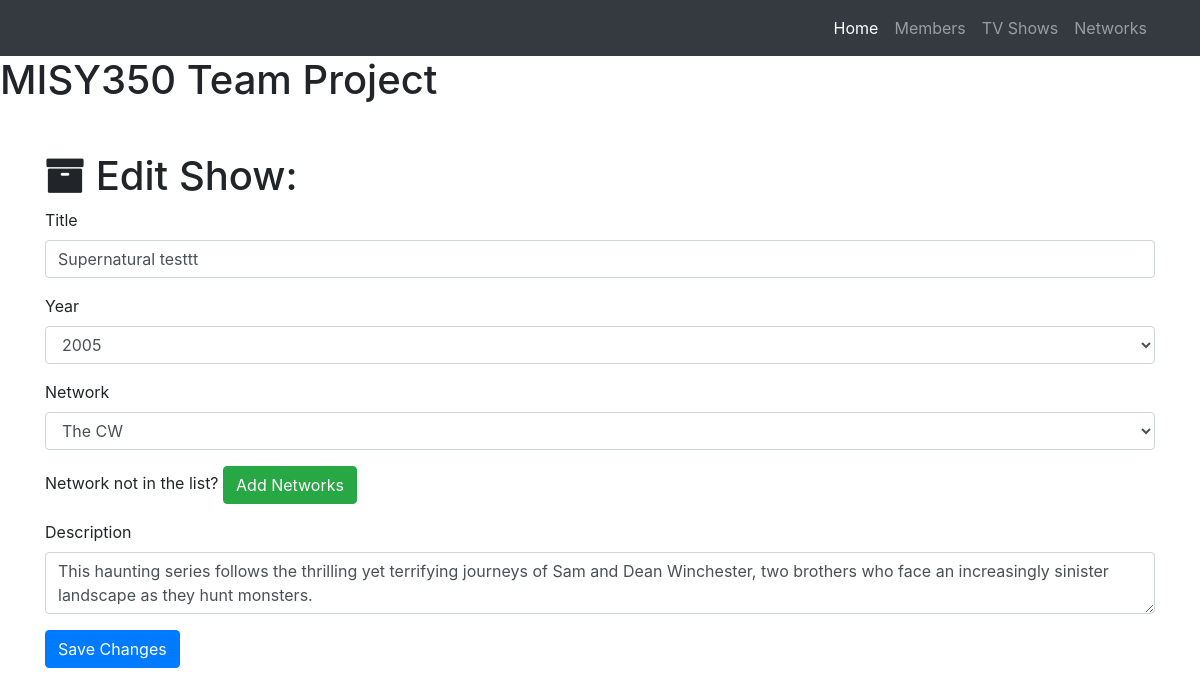
/tvshow/edit/1, run on an earlier commit of the app's database.
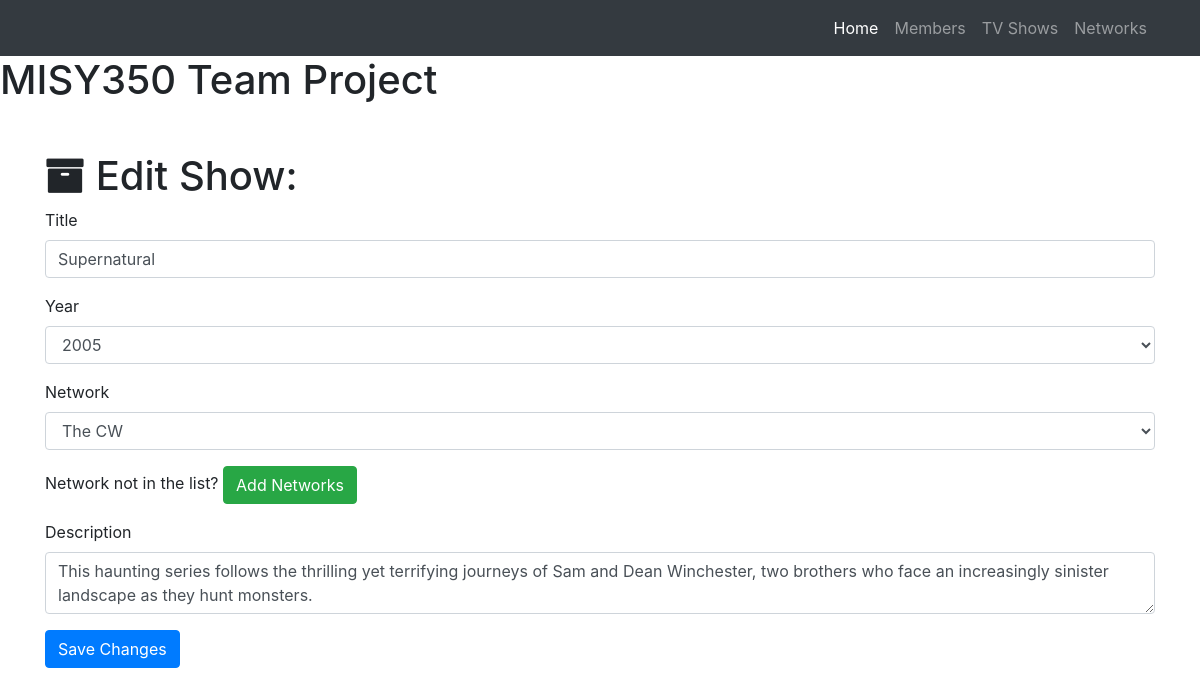
And on a later commit of the database.
### project.py (models this page shows)
class Show(db.Model):
    __tablename__ = 'shows'
    id = db.Column(db.Integer, primary_key=True)
    title = db.Column(db.String(256))
    year = db.Column(db.Integer)
    description = db.Column(db.Text)
    network_id = db.Column(db.Integer, db.ForeignKey('networks.id'))

### project.py (the view, shortened to what this page needs)
@app.route('/tvshow/edit/<int:id>', methods=['GET', 'POST'])
def edit_show(id):
    show = Show.query.filter_by(id=id).first()
    networks = Network.query.all()
    if request.method == 'GET':
        return render_template('tvshow-edit.html', show=show, networks=networks)

### templates/tvshow-edit.html (shortened to what this page needs)
{% extends "home-page.html"%}
{% block page_content%}
  <div class="container">
    <h1 class="mt-5"><i class="fa fa-archive" aria-hidden="true"></i> Edit Show:</h1>
    <form action="/tvshow/edit/{{show.id}}" method="post">
      <div class="form-group">
        <label>Title</label>
        <input class="form-control" type="text" name="title" value="{{show.title}}" required="true">
      </div>
      <div class="form-group">
        <label>Year</label>
        <select class="form-control" name="year">
          {% for i in range(1950, 2025) %}
            {% if i == show.year %}
              <option selected="selected">{{i}}</option>
            {% else %}
              <option>{{i}}</option>
            {% endif %}
          {% endfor %}
        </select>
      </div>
      <div class="form-group">
        <label>Network</label>
        <select class="form-control" name="network">
          {% for network in networks %}
            {% if network == show.network %}
              <option selected="selected">{{network.name}}</option>
            {% else %}
              <option>{{network.name}}</option>
            {% endif %}
          {% endfor %}
        </select>
      </div>
      <div class="form-group">
        Network not in the list? <a href="/network/add" class="btn btn-success" role="button" aria-disabled="true">Add Networks</a>
      </div>
      <div class="form-group">
        <label>Description</label>
        <textarea class="form-control" name="description" required="true">{{show.description}}</textarea>
      </div>
      <button type="submit" class="btn btn-primary">Save Changes</button>
    </form>
  </div>
{% endblock%}

What changed in the data, as far as the page shows it:
changed Show: title "Supernatural testtt" → "Supernatural"
